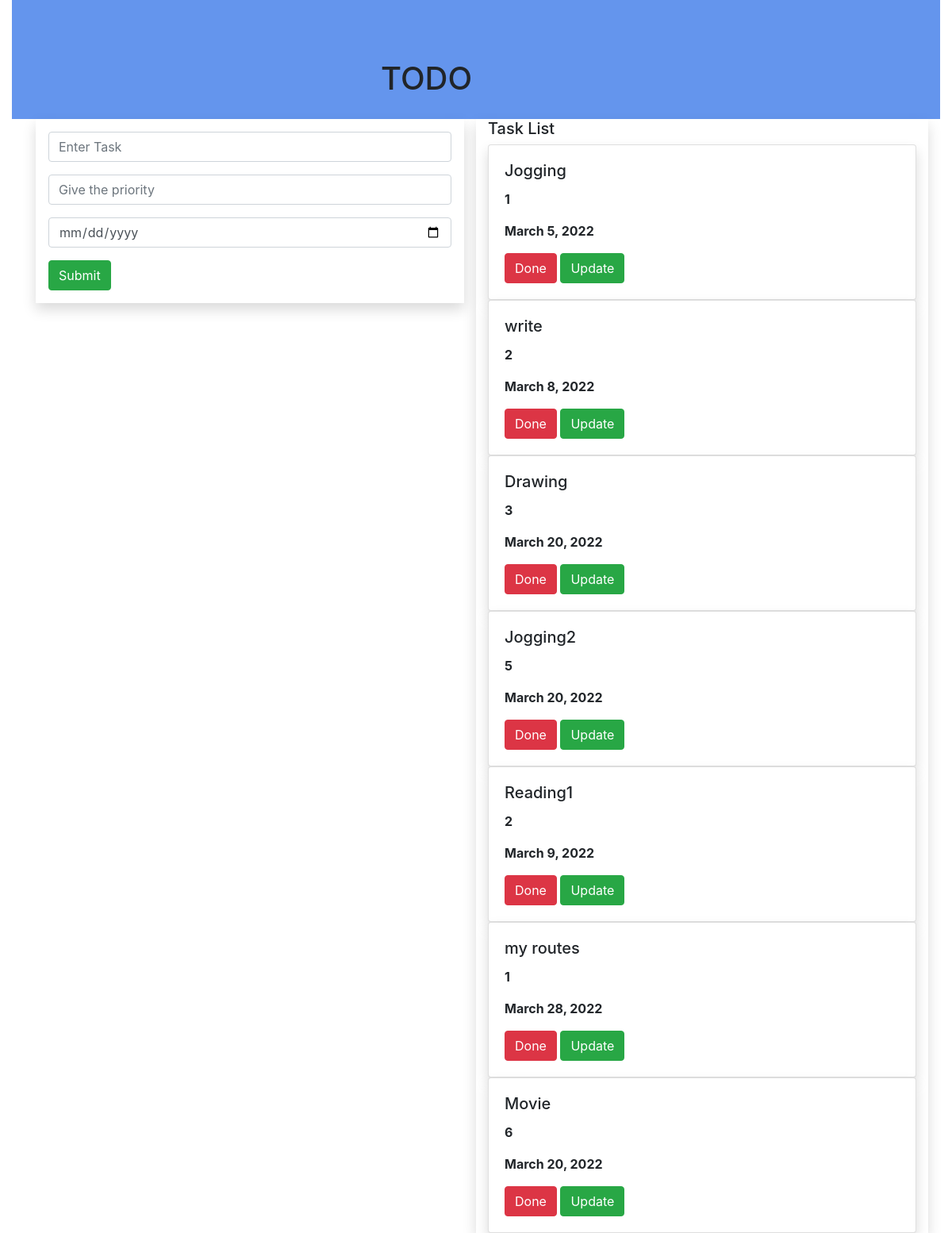
The page / on the database its author committed.
### todoapp/models.py (models this page shows, shortened)
class Task(models.Model):
    name = models.CharField(max_length=250)
    priority = models.IntegerField()
    date=models.DateField()

### todoapp/views.py (the view)
# urls.py: path('',views.add,name='add'),
def add(request):
    task2 = Task.objects.all()
    if request.method == 'POST':
        name = request.POST.get('task','')
        priority = request.POST.get('priority','')
        date=request.POST.get('date','')
        task1=Task(name=name, priority=priority,date=date)
        task1.save()
    return render(request,'home.html',{'task':task2})

### templates/home.html (shortened to what this page needs)
{% extends 'base.html' %}
{% block body %}
<div class="container-fluid">
    <div class="row">
        <div class="col-md 12">
            <div class="banner">
                <div class="banner-text">
                    <h1>TODO</h1>
                </div>
            </div>
        </div>
    </div>
</div>
<div class="container">
    <div class="row">
        <div class="col-md-6">
            <form method="POST" class="p-3 shadow">
                <div class="form-group">
                      <input type="text" class="form-control"   name="task" placeholder="Enter Task">
                </div>
                <div class="form-group">
                      <input type="text" class="form-control"  name="priority" placeholder="Give the priority">
                </div>
                <div class="form-group">
                      <input type="date" class="form-control"  name="date" placeholder="Enter the date">
                </div>
                      <input type="submit" class="btn btn-success">
             </form>
        </div>
            <div class="col md-6 shadow">
                <h5>Task List</h5>
                 {% for i in task %}
                <div class="shadow card">
                    <div class="card-body">
                        <h5 class="card-title">{{i.name}}</h5>
                        <p><b>{{i.priority}}</b></p>
                        <p><b>{{i.date}}</b></p>
                        <a class="btn btn-danger" href="{% url 'delete' i.id %}">Done</a>
                        <a class='btn btn-success' href="{% url 'update' i.id %}">Update</a>
                    </div>
                </div>
                   {% endfor %}
            </div>
    </div>
</div>
{% endblock %}

### templates/base.html (shortened to what this page needs)
{% load static %}
<!DOCTYPE html>
<html lang="en">
<head>
    <link href="https://stackpath.bootstrapcdn.com/bootstrap/4.3.1/css/bootstrap.min.css" rel="stylesheet">
    <link rel="stylesheet" href="{% static 'style.css' %}">
</head>
<body>
{% block body %}
{% endblock %}
</body>
</html>

### static/style.css (style rules this page uses)
.banner { background-color: CornflowerBlue; width:100%; height:150px; bottom-margin:50px; }
.banner-text { top:50%; left:40%; position:absolute; transform:transform; }

### rows shown on the page
Task: name "Jogging", priority "1", date "March 5, 2022"
Task: name "write", priority "2", date "March 8, 2022"
Task: name "Drawing", priority "3", date "March 20, 2022"
Task: name "Jogging2", priority "5", date "March 20, 2022"
Task: name "Reading1", priority "2", date "March 9, 2022"
Task: name "my routes", priority "1", date "March 28, 2022"
Task: name "Movie", priority "6", date "March 20, 2022"
